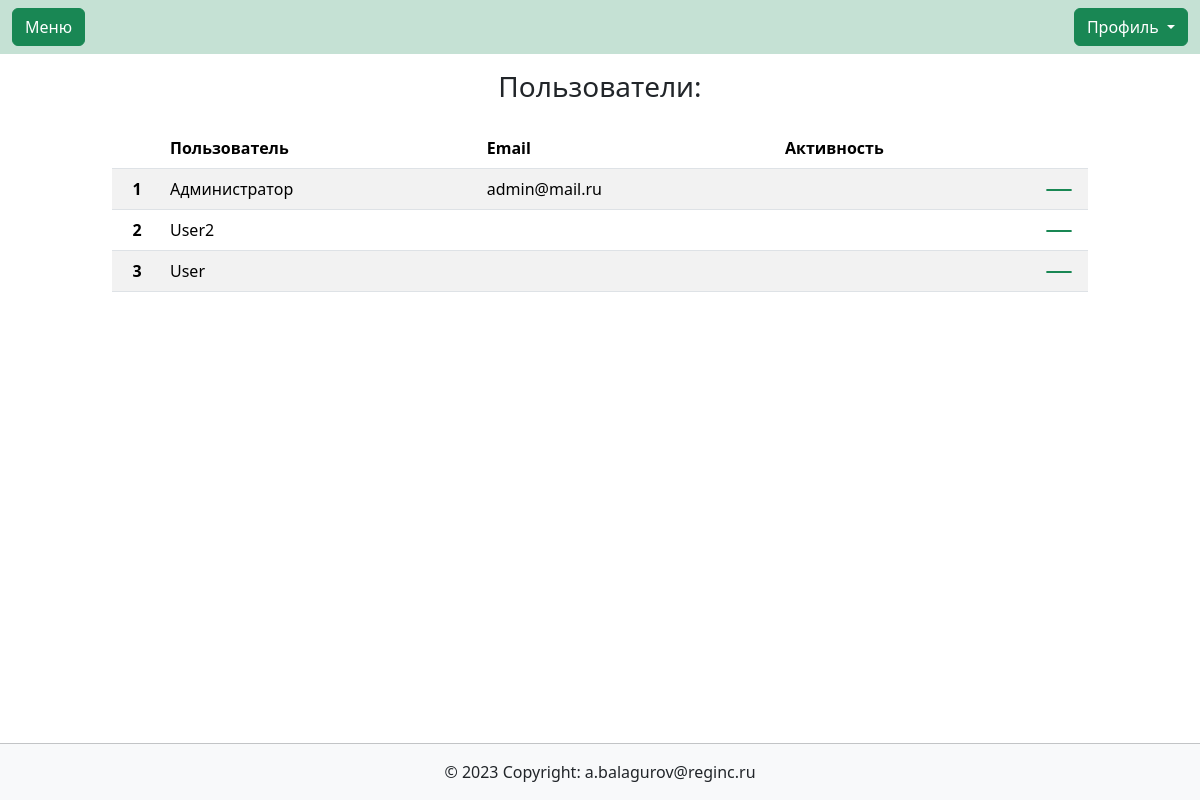
Screenshot of /users/listusers/ with the database file from the repository.
### users/models.py (models this page shows)
class User(AbstractUser):
    description = models.CharField(max_length=150, blank=True, verbose_name='Занимаемая должность',)
    def get_absolute_url(self):
        return reverse('users:userupdate', kwargs={'id': self.id})

### users/views.py (the view)
# urls.py: path('listusers/', views.listusers, name='listusers'),
def listusers(request):
    customers = User.objects.all()
    context = {
        'customers': customers,
    }
    return render(request, 'users/listusers.html', context)

### users/templates/users/listusers.html (shortened to what this page needs)
{% extends  'base.html' %}
{% load bootstrap_icons %}
{% block content %}
    <h3 class="text-center py-3">Пользователи:</h3>
    <div class="container col-12 col-md-10">
    <table class="table table-striped">
        <thead>
          <tr>
            <th scope="col"></th>
            <th scope="col">Пользователь</th>
            <th scope="col">Email</th>
            <th scope="col">Активность</th>
            <th scope="col"></th>
          </tr>
        </thead>
        <tbody>
        {% for customer in customers %}
            <tr class="my-auto align-items-center">
                <th scope="row" class="my-auto py-auto text-center" style="width: 50px;">{{ forloop.counter }}</th>
                <td class="my-auto py-auto">{{ customer.get_full_name }}</td>
                <td class="my-auto py-auto">{{ customer.email }}</td>
                <td class="my-auto py-auto">{% if customer.is_active %}{% bs_icon 'check-circle' size='1.5em' %}{% else %}{% bs_icon 'x-circle' size='1.5em' %}{% endif %}</td>
                <td class="my-auto py-auto" style="width: 50px;"><a class="btn btn-success py-0 my-0" href="{{ customer.get_absolute_url }}">{% bs_icon 'pencil-fill' size='1em' %}</a></td>
            </tr>
        {% endfor %}
        </tbody>
    </table>
</div>
{% endblock content %}

### main/static/main/css/style.css (style rules this page uses)
body { min-height: 100vh; position: relative; margin: 0; padding-bottom: 55px; box-sizing: border-box; }

### rows the page displays
User: get_full_name "Администратор", email "admin@mail.ru"
User: get_full_name "User2"
User: get_full_name "User"
